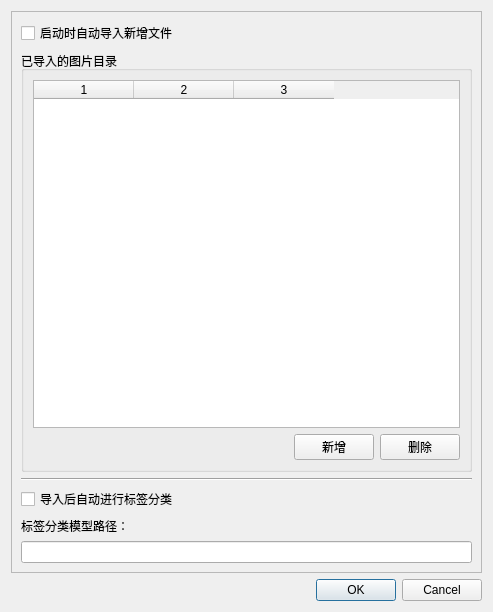
<?xml version="1.0" encoding="UTF-8"?>
<ui version="4.0">
 <class>SettingsDialog</class>
 <widget class="QDialog" name="SettingsDialog">
  <property name="geometry">
   <rect>
    <x>0</x>
    <y>0</y>
    <width>493</width>
    <height>612</height>
   </rect>
  </property>
  <property name="windowTitle">
   <string>设置 Waifu Gallery</string>
  </property>
  <layout class="QVBoxLayout" name="verticalLayout">
   <item>
    <widget class="QScrollArea" name="scrollArea">
     <property name="widgetResizable">
      <bool>true</bool>
     </property>
     <widget class="QWidget" name="scrollAreaWidgetContents">
      <property name="geometry">
       <rect>
        <x>0</x>
        <y>0</y>
        <width>473</width>
        <height>562</height>
       </rect>
      </property>
      <layout class="QVBoxLayout" name="verticalLayout_5">
       <item>
        <widget class="QCheckBox" name="importOnStartCheckBox">
         <property name="text">
          <string>启动时自动导入新增文件</string>
         </property>
        </widget>
       </item>
       <item>
        <widget class="QGroupBox" name="groupBox">
         <property name="title">
          <string>已导入的图片目录</string>
         </property>
         <layout class="QVBoxLayout" name="verticalLayout_2">
          <item>
            <widget class="QTableWidget" name="picDirsTable">
             <property name="columnCount">
              <number>3</number>
             </property>
             <column/>
             <column/>
             <column/>
            </widget>
          </item>
          <item>
           <layout class="QHBoxLayout" name="horizontalLayout">
            <item>
             <spacer name="horizontalSpacer">
              <property name="orientation">
               <enum>Qt::Orientation::Horizontal</enum>
              </property>
              <property name="sizeHint" stdset="0">
               <size>
                <width>40</width>
                <height>20</height>
               </size>
              </property>
             </spacer>
            </item>
            <item>
             <widget class="QPushButton" name="addPicDirButton">
              <property name="text">
               <string>新增</string>
              </property>
             </widget>
            </item>
            <item>
             <widget class="QPushButton" name="delPicDirButton">
              <property name="text">
               <string>删除</string>
              </property>
             </widget>
            </item>
           </layout>
          </item>
         </layout>
        </widget>
       </item>
       <item>
        <widget class="Line" name="line">
         <property name="orientation">
          <enum>Qt::Orientation::Horizontal</enum>
         </property>
        </widget>
       </item>
       <item>
        <widget class="QCheckBox" name="autoTagAfterImportCheckBox">
         <property name="text">
          <string>导入后自动进行标签分类</string>
         </property>
        </widget>
       </item>
       <item>
        <widget class="QLabel" name="label">
         <property name="text">
          <string>标签分类模型路径：</string>
         </property>
        </widget>
       </item>
       <item>
        <widget class="QLineEdit" name="autoTaggerDLLPathLineEdit"/>
       </item>
      </layout>
     </widget>
    </widget>
   </item>
   <item>
    <widget class="QDialogButtonBox" name="buttonBox">
     <property name="orientation">
      <enum>Qt::Orientation::Horizontal</enum>
     </property>
     <property name="standardButtons">
      <set>QDialogButtonBox::StandardButton::Cancel|QDialogButtonBox::StandardButton::Ok</set>
     </property>
    </widget>
   </item>
  </layout>
 </widget>
 <resources/>
 <connections>
  <connection>
   <sender>buttonBox</sender>
   <signal>accepted()</signal>
   <receiver>SettingsDialog</receiver>
   <slot>accept()</slot>
   <hints>
    <hint type="sourcelabel">
     <x>248</x>
     <y>254</y>
    </hint>
    <hint type="destinationlabel">
     <x>157</x>
     <y>274</y>
    </hint>
   </hints>
  </connection>
  <connection>
   <sender>buttonBox</sender>
   <signal>rejected()</signal>
   <receiver>SettingsDialog</receiver>
   <slot>reject()</slot>
   <hints>
    <hint type="sourcelabel">
     <x>316</x>
     <y>260</y>
    </hint>
    <hint type="destinationlabel">
     <x>286</x>
     <y>274</y>
    </hint>
   </hints>
  </connection>
 </connections>
</ui>
